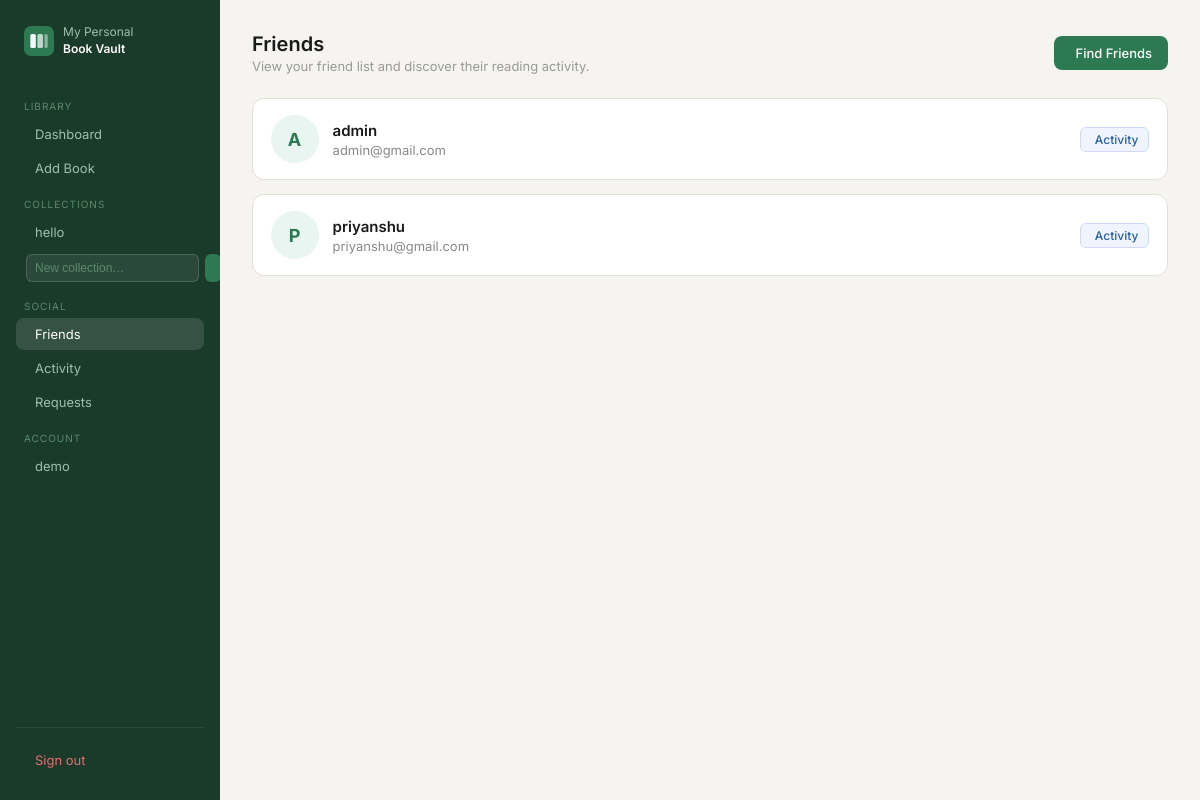
Screenshot of /friends/ (signed in) with the database file from the repository.
### app/blueprints/collection/modules.py (models this page shows, shortened)
class Collection(db.Model):
    __tablename__="collection"
    cid=db.Column(db.Integer,primary_key=True)
    pid=db.Column(db.Integer,db.ForeignKey("credential.pid"),nullable=False)
    collection_name=db.Column(db.String(100),nullable=False)
    create_at=db.Column(db.DateTime,default=datetime.utcnow)
    user_books = db.relationship("Userbook", back_populates="collection")
    __table_args__=(db.UniqueConstraint("pid","collection_name",name="unique_collection"),)

### app/blueprints/auth/modules.py (models this page shows, shortened)
class Credential(db.Model,UserMixin):
    __tablename__='credential'
    pid=db.Column(db.Integer,primary_key=True)
    email=db.Column(db.String(255),nullable=False,unique=True)
    username=db.Column(db.String(100),nullable=False,unique=True)
    password=db.Column(db.String(100),nullable=False)
    history = db.relationship("History",  back_populates="user")
    user_books = db.relationship("Userbook", back_populates="user")

### app/blueprints/friends/routes.py (the view)
@friends.route("/")
@login_required
def friends_list():
    friend_ids = get_friend_ids(current_user.pid)
    friend_users = []
    if friend_ids:
        friend_users = Credential.query.filter(Credential.pid.in_(friend_ids)).order_by(Credential.username.asc()).all()
    return render_template("friends/list.html", friends_list=friend_users)

### app/blueprints/friends/routes.py (called while the page is built)
def get_friend_ids(user_id):
    accepted_rows = Friendship.query.filter(
        Friendship.status == "accepted",
        or_(
            Friendship.sender_id == user_id,
            Friendship.receiver_id == user_id
        )
    ).all()
    friend_ids = []
    for row in accepted_rows:
        if row.sender_id == user_id:
            friend_ids.append(row.receiver_id)
        else:
            friend_ids.append(row.sender_id)
    return friend_ids

### app/blueprints/friends/templates/friends/list.html (shortened to what this page needs)
{% extends "book/base.html" %}
{% block content %}
<div class="page-header">
  <div>
    <h1 class="page-title">Friends</h1>
    <p class="page-sub">View your friend list and discover their reading activity.</p>
  </div>
  <a href="{{ url_for('friends.search_users') }}" class="btn-add">
     Find Friends
  </a>
</div>
{% if friends_list %}
<div class="friends-grid">
  {% for friend in friends_list %}
  <div class="friend-card">
    <div class="friend-avatar">
      {{ friend.username[0]|upper }}
    </div>
    <div class="friend-info">
      <h3>{{ friend.username }}</h3>
      <p>{{ friend.email }}</p>
    </div>
    <div class="friend-card-actions">
      <a href="{{ url_for('friends.activity_feed') }}" class="action-btn btn-edit">
         Activity
      </a>
    </div>
  </div>
  {% endfor %}
</div>
{% else %}
<div class="empty-state">
  <i class="ti ti-users"></i>
  <p>You have no friends yet. Search users and send your first request.</p>
</div>
{% endif %}
{% endblock %}

### app/blueprints/book/templates/book/base.html (shortened to what this page needs)
<!DOCTYPE html>
<html lang="en">
<head>
  <link rel="stylesheet" type="text/css" href="/css/style.css">
  <link rel="stylesheet" href="https://cdn.jsdelivr.net/npm/@tabler/icons-webfont@latest/tabler-icons.min.css">
</head>
<body class="app-body">
  <div class="app-layout">
    <aside class="sidebar">
      <div class="sidebar-brand">
        <span class="sidebar-brand-name">My Personal<br><strong>Book Vault</strong></span>
      </div>
      <span class="nav-section">Library</span>
      <a href="{{ url_for('book.home') }}"
         class="nav-item {% if request.endpoint == 'book.home' %}active{% endif %}">
         Dashboard
      </a>
      <a href="{{ url_for('book.book_add') }}"
         class="nav-item {% if request.endpoint == 'book.book_add' %}active{% endif %}">
         Add Book
      </a>
      <span class="nav-section">Collections</span>
{% for col in collections %}
<a href="{{ url_for('collection.collection_detail', cid=col.cid) }}"
   class="nav-item {% if request.endpoint == 'collection.collection_detail' and request.view_args.get('cid')|int == col.cid %}active{% endif %}">
   {{ col.collection_name }}
</a>
{% else %}
<span class="nav-empty">No collections yet</span>
{% endfor %}
<form method="POST" action="{{ url_for('collection.create_collection') }}" style="padding: 4px 10px;">
  <div class="input-wrap" style="display:flex;gap:6px;">
    <input type="text" name="collection_name" placeholder="New collection…"
           class="nav-input" required>
    <button type="submit" class="nav-create-btn">
    </button>
  </div>
</form>
<span class="nav-section">Social</span>
<a href="{{ url_for('friends.friends_list') }}"
   class="nav-item {% if request.endpoint and request.endpoint.startswith('friends.') %}active{% endif %}">
   Friends
</a>
<a href="{{ url_for('friends.activity_feed') }}"
   class="nav-item {% if request.endpoint == 'friends.activity_feed' %}active{% endif %}">
   Activity
</a>
<a href="{{ url_for('friends.requests_page') }}"
   class="nav-item {% if request.endpoint == 'friends.requests_page' %}active{% endif %}">
   Requests
</a>
      <span class="nav-section">Account</span>
<a href="{{ url_for('book.profile') }}"
   class="nav-item {% if request.endpoint == 'book.profile' %}active{% endif %}">
  {{ current_user.username }}
</a>
      <div class="sidebar-footer">
        <a href="{{ url_for('book.logout') }}" class="nav-item nav-item-danger">
           Sign out
        </a>
      </div>
    </aside>
    <main class="main-content">
      {% block content %}{% endblock %}
    </main>
  </div>
</body>
</html>

### app/static/css/style.css (style rules this page uses)
*, *::before, *::after { box-sizing: border-box; margin: 0; padding: 0; }
body { font-family: 'Inter', system-ui, sans-serif; background: linear-gradient(135deg, #e8f5f0 0%, #f0f4f8 50%, #eaf0f8 100%); min-height: 100vh; -webkit-font-smoothing: antialiased; }
.input-wrap { position: relative; }
.page-header { display: flex; align-items: center; justify-content: space-between; margin-bottom: 1.5rem; }
.page-title { font-size: 20px; font-weight: 600; color: #1a1a1a; }
.page-sub { font-size: 13px; color: #999; margin-top: 2px; }
.btn-add { display: inline-flex; align-items: center; gap: 6px; background: #2d7a52; color: #fff; border: none; border-radius: 8px; padding: 9px 16px; font-size: 13px; font-weight: 500; cursor: pointer; text-decoration: none; transition: background 0.15s; }
.action-btn { display: inline-flex; align-items: center; gap: 4px; padding: 4px 10px; border-radius: 6px; font-size: 12px; font-weight: 500; cursor: pointer; border: 0.5px solid transparent; text-decoration: none; transition: all 0.15s; }
.btn-edit { background: #f0f4ff; color: #2860a8; border-color: #d0daf8; }
.app-body { background: #f5f4f0; margin: 0; min-height: 100vh; }
.app-layout { display: flex; min-height: 100vh; }
.sidebar { width: 220px; flex-shrink: 0; background: #1a3a2a; padding: 1.5rem 1rem; display: flex; flex-direction: column; gap: 2px; position: fixed; top: 0; left: 0; height: 100vh; overflow-y: auto; }
.sidebar-brand { display: flex; align-items: center; gap: 9px; margin-bottom: 1.75rem; padding: 0 0.5rem; }
.sidebar-brand-name { font-size: 12px; font-weight: 400; color: #9dbfad; line-height: 1.4; }
.sidebar-brand-name strong { color: #fff; font-weight: 600; }
.nav-section { font-size: 10px; color: #5a8a6a; text-transform: uppercase; letter-spacing: 0.1em; padding: 0.75rem 0.5rem 0.25rem; }
.nav-item { display: flex; align-items: center; gap: 9px; padding: 8px 10px; border-radius: 8px; font-size: 13px; color: #9dbfad; text-decoration: none; transition: background 0.15s, color 0.15s; }
.nav-item.active { background: rgba(255,255,255,0.12); color: #fff; }
.nav-item-danger { color: #e07070; }
.sidebar-footer { margin-top: auto; border-top: 0.5px solid rgba(255,255,255,0.08); padding-top: 1rem; }
.main-content { margin-left: 220px; flex: 1; padding: 2rem; min-height: 100vh; }
.nav-input { flex: 1; background: rgba(255,255,255,0.08); border: 0.5px solid rgba(255,255,255,0.15); border-radius: 6px; padding: 6px 8px; font-size: 12px; color: #fff; outline: none; }
.nav-input::placeholder { color: #5a8a6a; }
.nav-create-btn { background: #2d7a52; border: none; border-radius: 6px; color: #fff; padding: 6px 8px; cursor: pointer; font-size: 13px; }
.friends-grid, .friends-results, .request-list, .activity-feed { display: flex; flex-direction: column; gap: 14px; }
.friend-card, .request-card, .activity-card { background: #fff; border: 0.5px solid #e2e0d8; border-radius: 12px; padding: 1rem 1.1rem; display: flex; align-items: center; gap: 14px; }
.friend-avatar { width: 48px; height: 48px; border-radius: 50%; background: #e8f5f0; color: #2d7a52; display: flex; align-items: center; justify-content: center; font-size: 18px; font-weight: 700; flex-shrink: 0; }
.friend-info, .request-content { flex: 1; min-width: 0; }
.friend-info h3, .request-content h3 { font-size: 15px; font-weight: 600; color: #1a1a1a; margin-bottom: 2px; }
.friend-info p, .request-content p, .activity-author, .activity-date, .request-meta { font-size: 13px; color: #888; }
.friend-card-actions, .request-actions { display: flex; align-items: center; gap: 8px; flex-wrap: wrap; }

### rows the page displays
Collection: collection_name "hello"
Credential: username "demo"
Credential: username "A", username "admin", email "admin@gmail.com"
Credential: username "P", username "priyanshu", email "priyanshu@gmail.com"
